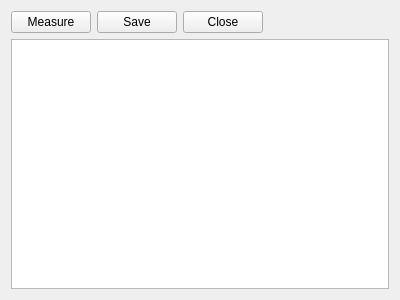
<?xml version="1.0" encoding="UTF-8"?>
<ui version="4.0">
 <class>MeasureWidget</class>
 <widget class="QWidget" name="MeasureWidget">
  <property name="geometry">
   <rect>
    <x>0</x>
    <y>0</y>
    <width>400</width>
    <height>300</height>
   </rect>
  </property>
  <property name="windowTitle">
   <string>Form</string>
  </property>
  <layout class="QVBoxLayout" name="verticalLayout">
   <item>
    <layout class="QHBoxLayout" name="horizontalLayout">
     <item>
      <widget class="QPushButton" name="measureButton">
       <property name="text">
        <string>Measure</string>
       </property>
      </widget>
     </item>
     <item>
      <widget class="QPushButton" name="saveButton">
       <property name="sizePolicy">
        <sizepolicy hsizetype="Minimum" vsizetype="Fixed">
         <horstretch>0</horstretch>
         <verstretch>0</verstretch>
        </sizepolicy>
       </property>
       <property name="text">
        <string>Save</string>
       </property>
      </widget>
     </item>
     <item>
      <widget class="QPushButton" name="closeButton">
       <property name="text">
        <string>Close</string>
       </property>
      </widget>
     </item>
     <item>
      <spacer name="horizontalSpacer">
       <property name="orientation">
        <enum>Qt::Horizontal</enum>
       </property>
       <property name="sizeHint" stdset="0">
        <size>
         <width>40</width>
         <height>20</height>
        </size>
       </property>
      </spacer>
     </item>
    </layout>
   </item>
   <item>
    <widget class="QTableView" name="testdataTableView">
     <property name="frameShadow">
      <enum>QFrame::Plain</enum>
     </property>
     <property name="verticalScrollBarPolicy">
      <enum>Qt::ScrollBarAlwaysOff</enum>
     </property>
     <property name="horizontalScrollBarPolicy">
      <enum>Qt::ScrollBarAlwaysOff</enum>
     </property>
     <property name="autoScroll">
      <bool>false</bool>
     </property>
     <property name="editTriggers">
      <set>QAbstractItemView::NoEditTriggers</set>
     </property>
     <property name="showDropIndicator" stdset="0">
      <bool>false</bool>
     </property>
     <property name="dragDropOverwriteMode">
      <bool>false</bool>
     </property>
     <property name="selectionMode">
      <enum>QAbstractItemView::NoSelection</enum>
     </property>
     <property name="gridStyle">
      <enum>Qt::SolidLine</enum>
     </property>
    </widget>
   </item>
  </layout>
 </widget>
 <resources/>
 <connections/>
</ui>
